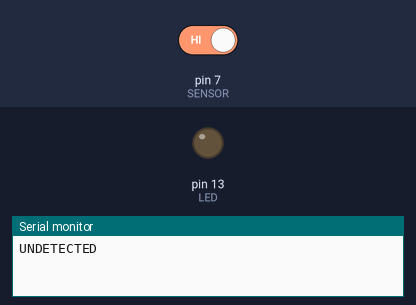
The sketch below on a simulated Arduino Uno, built with avr-gcc and run on an emulated ATmega328P. Shown: output pins drawn as LEDs (lit = HIGH), the last lines printed to the serial monitor. The test bench sets the inputs (shaded band); at power-on: pin 7 (SENSOR) HIGH.

Above: at 1.2 s.
1.3 s: pin 7 (SENSOR) driven LOW
At 2.2 s:
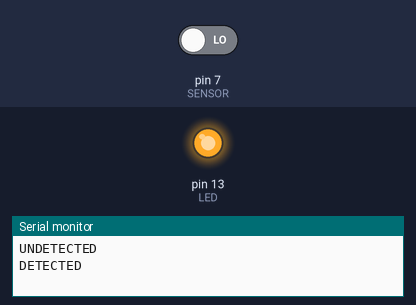
2.9 s: pin 7 (SENSOR) driven HIGH
At 3.5 s:
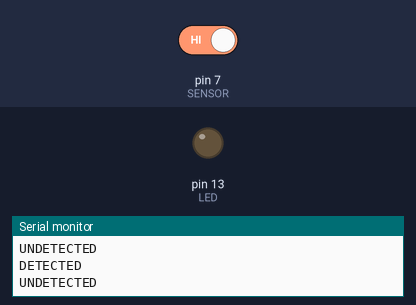
Timing chart, 0 to 5.9 s (numbered marks = the images above; inputs shaded):
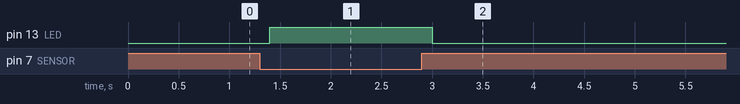

The sketch:

IR_Sensor.ino
```cpp
#define SENSOR 7 //디지털 핀 설정
#define LED 13 //led 핀설정
#define BAUD 9600 //통신속도 설정

void setup() {
  pinMode(LED,OUTPUT);
  pinMode(SENSOR,INPUT);
  Serial.begin(BAUD);
}

void loop() {
  // put your main code here, to run repeatedly:
  if(!digitalRead(SENSOR))//값이 LOW이면
  {
    digitalWrite(LED,HIGH);
    Serial.println("DETECTED");
    while(!digitalRead(SENSOR)); //LOW인동안 계속 반복
  }
  else //LOW가 아니라면
  {
    digitalWrite(LED,LOW);
    Serial.println("UNDETECTED");
    while(digitalRead(SENSOR)); // HIGH인동안 계속 반복
  }
  delay(100);
}
```

Measured:
- after the input at 1.3 s, pin 13 (LED): LOW → HIGH after 0.10 s
- after the input at 2.9 s, pin 13 (LED): HIGH → LOW after 0.10 s
